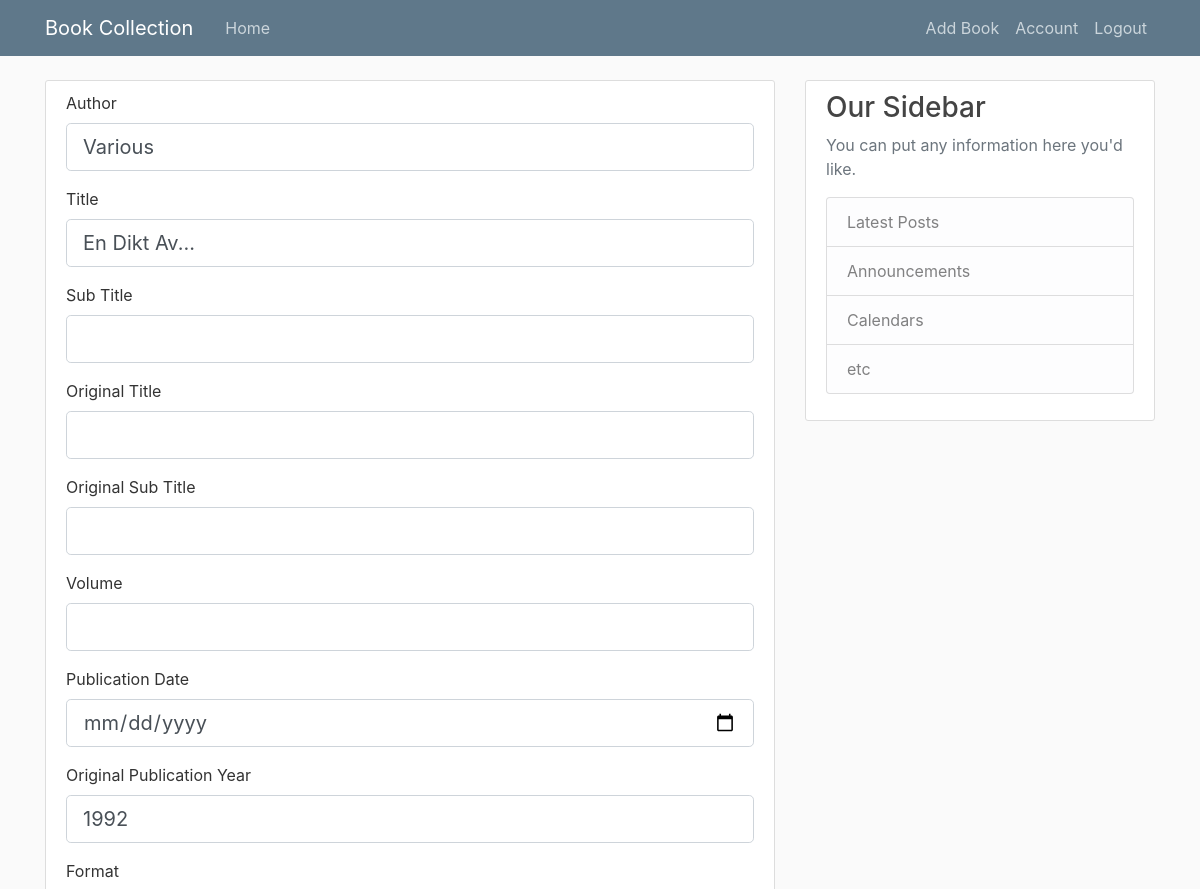
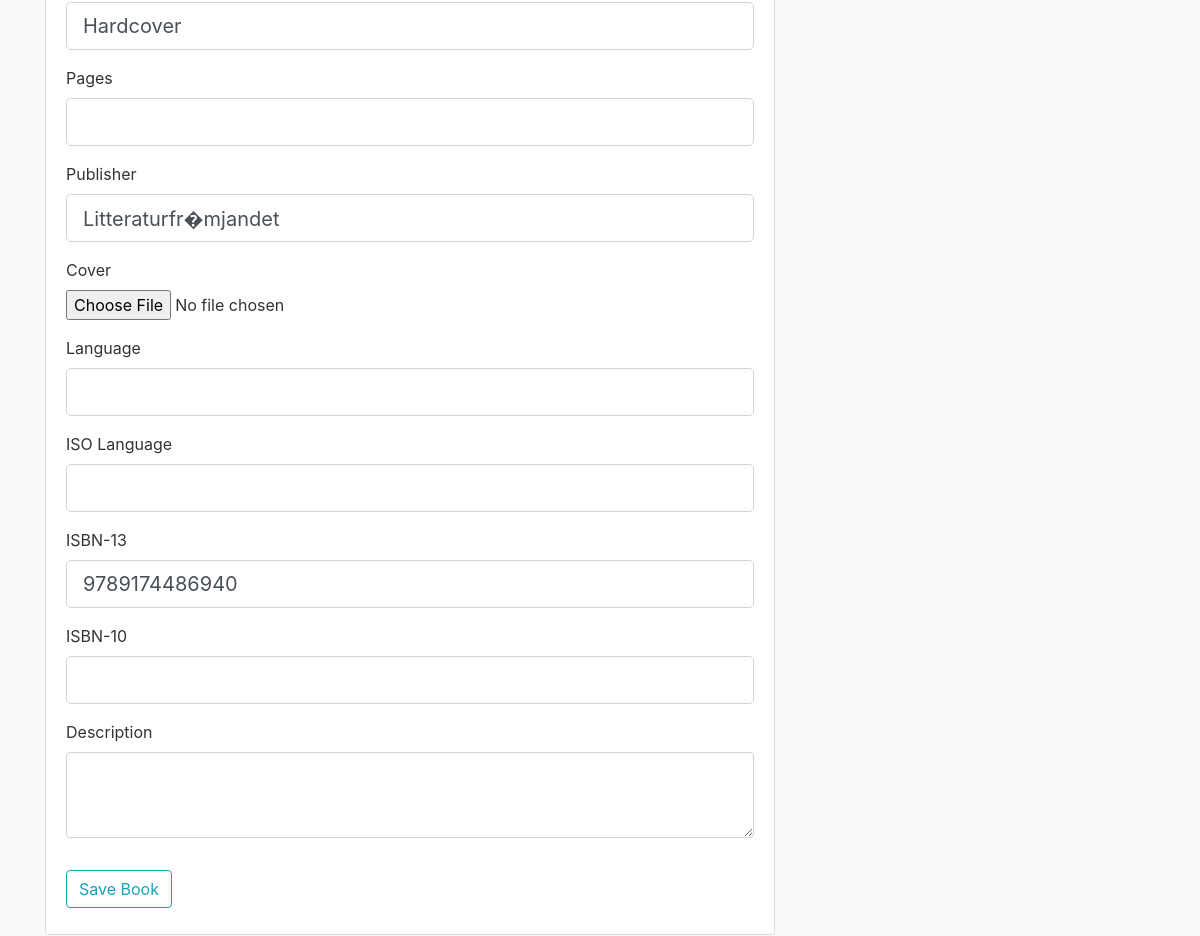
Screenshot of /book/2/update (signed in) with the database file from the repository (2 pictures, top to bottom).
### flask_collection/models.py (models this page shows, shortened)
class Book(db.Model):
    id = db.Column(db.Integer, primary_key=True)
    author = db.Column(db.String(50), nullable=False)
    title = db.Column(db.String(50), nullable=False)
    sub_title = db.Column(db.String(50))
    org_title = db.Column(db.String(50))
    org_sub_title = db.Column(db.String(50))
    volume = db.Column(db.Integer)
    publication_date = db.Column(db.DateTime)
    org_publication_year = db.Column(db.String(4))
    print_format = db.Column(db.String(20))
    pages = db.Column(db.Integer)
    publisher = db.Column(db.String(20))
    cover = db.Column(db.String(20), default='placeholder.png')
    language = db.Column(db.String(20))
    language_iso = db.Column(db.String(2))
    isbn_13 = db.Column(db.String(13))
    isbn_10 = db.Column(db.String(10))
    description = db.Column(db.Text)

### flask_collection/routes.py (the view)
@app.route('/book/<book_id>/update', methods=['GET', 'POST'])
@login_required
def update_book(book_id):
    book = Book.query.get_or_404(book_id)
    form = BookForm()
    if form.validate_on_submit():
        book.author = form.author.data
        book.title = form.title.data
        book.sub_title = form.sub_title.data
        book.org_title = form.org_title.data
        book.org_sub_title = form.org_sub_title.data
        book.volume = form.volume.data
        book.publication_date = form.publication_date.data
        book.org_publication_year = form.org_publication_year.data
        book.print_format = form.print_format.data
        book.pages = form.pages.data
        book.publisher = form.publisher.data
        if form.cover.data:
            book.cover = form.cover.data.filename
        book.language = form.language.data
        book.language_iso = form.language_iso.data
        book.isbn_13 = form.isbn_13.data
        book.isbn_10 = form.isbn_10.data
        book.description = form.description.data
        db.session.commit()
        flash(f'Book updated!', 'success')
        return redirect(url_for('view_book', book_id=book.id))
    elif request.method == 'GET':
        form.author.data = book.author
        form.title.data = book.title
        form.sub_title.data = book.sub_title
        form.org_title.data = book.org_title
        form.org_sub_title.data = book.org_sub_title
        form.volume.data = book.volume
        form.publication_date.data = book.publication_date
        form.org_publication_year.data = book.org_publication_year
        form.print_format.data = book.print_format
        form.pages.data = book.pages
        form.publisher.data = book.publisher
        form.cover.data = book.cover # TODO: This needs some fix since nothing is showing
        form.language.data = book.language
        form.language_iso.data = book.language_iso
        form.isbn_13.data = book.isbn_13
        form.isbn_10.data = book.isbn_10
        form.description.data = book.description
    return render_template('add_book.html', title='Update Book', form=form)

### flask_collection/models.py (called while the page is built)
@login_manager.user_loader
def load_user(user_id):
    return User.query.get(int(user_id))

### flask_collection/templates/add_book.html (shortened to what this page needs)
{% extends "layout.html" %}
{% block content %}
    <div class="content-section">
        <form method="POST" action="" enctype="multipart/form-data">
            <fieldset class="form-group">
                <div class="form-group">
                    {{ form.author.label(class="form-control-label") }}
                    {% if form.author.errors %}
                        {{ form.author(class="form-control form-control-lg is-invalid") }}
                        <div class="invalid-feedback">
                            {% for error in form.author.errors %}
                                <span>{{ error }}</span>
                            {% endfor %}
                        </div>
                    {% else %}
                        {{ form.author(class="form-control form-control-lg") }}
                    {% endif %}
                </div>
                <div class="form-group">
                    {{ form.title.label(class="form-control-label") }}
                    {% if form.title.errors %}
                        {{ form.title(class="form-control form-control-lg is-invalid") }}
                        <div class="invalid-feedback">
                            {% for error in form.title.errors %}
                                <span>{{ error }}</span>
                            {% endfor %}
                        </div>
                    {% else %}
                        {{ form.title(class="form-control form-control-lg") }}
                    {% endif %}
                </div>
                <div class="form-group">
                    {{ form.sub_title.label(class="form-control-label") }}
                    {% if form.sub_title.errors %}
                        {{ form.sub_title(class="form-control form-control-lg is-invalid") }}
                        <div class="invalid-feedback">
                            {% for error in form.sub_title.errors %}
                                <span>{{ error }}</span>
                            {% endfor %}
                        </div>
                    {% else %}
                        {{ form.sub_title(class="form-control form-control-lg") }}
                    {% endif %}
                </div>
                <div class="form-group">
                    {{ form.org_title.label(class="form-control-label") }}
                    {% if form.org_title.errors %}
                        {{ form.org_title(class="form-control form-control-lg is-invalid") }}
                        <div class="invalid-feedback">
                            {% for error in form.org_title.errors %}
                                <span>{{ error }}</span>
                            {% endfor %}
                        </div>
                    {% else %}
                        {{ form.org_title(class="form-control form-control-lg") }}
                    {% endif %}
                </div>
                <div class="form-group">
                    {{ form.org_sub_title.label(class="form-control-label") }}
                    {% if form.org_sub_title.errors %}
                        {{ form.org_sub_title(class="form-control form-control-lg is-invalid") }}
                        <div class="invalid-feedback">
                            {% for error in form.org_sub_title.errors %}
                                <span>{{ error }}</span>
                            {% endfor %}
                        </div>
                    {% else %}
                        {{ form.org_sub_title(class="form-control form-control-lg") }}
                    {% endif %}
                </div>
                <div class="form-group">
                    {{ form.volume.label(class="form-control-label") }}
                    {% if form.volume.errors %}
                        {{ form.volume(class="form-control form-control-lg is-invalid") }}
                        <div class="invalid-feedback">
                            {% for error in form.volume.errors %}
                                <span>{{ error }}</span>
                            {% endfor %}
                        </div>
                    {% else %}
                        {{ form.volume(class="form-control form-control-lg") }}
                    {% endif %}
                </div>
                <div class="form-group">
                    {{ form.publication_date.label(class="form-control-label") }}
                    {% if form.publication_date.errors %}
                        {{ form.publication_date(class="form-control form-control-lg is-invalid") }}
                        <div class="invalid-feedback">
                            {% for error in form.publication_date.errors %}
                                <span>{{ error }}</span>
                            {% endfor %}
                        </div>
                    {% else %}
                        {{ form.publication_date(class="form-control form-control-lg") }}
                    {% endif %}
                </div>
                <div class="form-group">
                    {{ form.org_publication_year.label(class="form-control-label") }}
                    {% if form.org_publication_year.errors %}
                        {{ form.org_publication_year(class="form-control form-control-lg is-invalid") }}
                        <div class="invalid-feedback">
                            {% for error in form.org_publication_year.errors %}
                                <span>{{ error }}</span>
                            {% endfor %}
                        </div>
                    {% else %}
                        {{ form.org_publication_year(class="form-control form-control-lg") }}
                    {% endif %}
                </div>
                <div class="form-group">
                    {{ form.print_format.label(class="form-control-label") }}
                    {% if form.print_format.errors %}
                        {{ form.print_format(class="form-control form-control-lg is-invalid") }}
                        <div class="invalid-feedback">
                            {% for error in form.print_format.errors %}
                                <span>{{ error }}</span>
                            {% endfor %}
                        </div>
                    {% else %}
                        {{ form.print_format(class="form-control form-control-lg") }}
                    {% endif %}
                </div>
                <div class="form-group">
                    {{ form.pages.label(class="form-control-label") }}
                    {% if form.pages.errors %}
                        {{ form.pages(class="form-control form-control-lg is-invalid") }}
                        <div class="invalid-feedback">
                            {% for error in form.pages.errors %}
                                <span>{{ error }}</span>
                            {% endfor %}
                        </div>
                    {% else %}
                        {{ form.pages(class="form-control form-control-lg") }}
                    {% endif %}
                </div>
                <div class="form-group">
                    {{ form.publisher.label(class="form-control-label") }}
                    {% if form.publisher.errors %}
                        {{ form.publisher(class="form-control form-control-lg is-invalid") }}
                        <div class="invalid-feedback">
                            {% for error in form.publisher.errors %}
                                <span>{{ error }}</span>
                            {% endfor %}
                        </div>
                    {% else %}
                        {{ form.publisher(class="form-control form-control-lg") }}
                    {% endif %}
                </div>
                <div class="form-group">
                    {{ form.cover.label(class="form-control-label") }}
                    {{ form.cover(class="form-control-file") }}
                </div>
                <div class="form-group">
                    {{ form.language.label(class="form-control-label") }}
                    {% if form.language.errors %}
                        {{ form.language(class="form-control form-control-lg is-invalid") }}
                        <div class="invalid-feedback">
                            {% for error in form.language.errors %}
                                <span>{{ error }}</span>
                            {% endfor %}
                        </div>
                    {% else %}
                        {{ form.language(class="form-control form-control-lg") }}
                    {% endif %}
                </div>
                <div class="form-group">
                    {{ form.language_iso.label(class="form-control-label") }}
                    {% if form.language_iso.errors %}
                        {{ form.language_iso(class="form-control form-control-lg is-invalid") }}
                        <div class="invalid-feedback">
                            {% for error in form.language_iso.errors %}
                                <span>{{ error }}</span>
                            {% endfor %}
                        </div>
                    {% else %}
                        {{ form.language_iso(class="form-control form-control-lg") }}
                    {% endif %}
                </div>
                <div class="form-group">
                    {{ form.isbn_13.label(class="form-control-label") }}
                    {% if form.isbn_13.errors %}
                        {{ form.isbn_13(class="form-control form-control-lg is-invalid") }}
                        <div class="invalid-feedback">
                            {% for error in form.isbn_13.errors %}
                                <span>{{ error }}</span>
                            {% endfor %}
                        </div>
                    {% else %}
                        {{ form.isbn_13(class="form-control form-control-lg") }}
                    {% endif %}
                </div>
                <div class="form-group">
                    {{ form.isbn_10.label(class="form-control-label") }}
                    {% if form.isbn_10.errors %}
                        {{ form.isbn_10(class="form-control form-control-lg is-invalid") }}
                        <div class="invalid-feedback">
                            {% for error in form.isbn_10.errors %}
                                <span>{{ error }}</span>
                            {% endfor %}
                        </div>
                    {% else %}
                        {{ form.isbn_10(class="form-control form-control-lg") }}
                    {% endif %}
                </div>
                <div class="form-group">
                    {{ form.description.label(class="form-control-label") }}
                    {{ form.description(class="form-control", rows="3") }}
                </div>
            </fieldset>
            <div class="form-group">
                {{ form.submit(class="btn btn-outline-info") }}
            </div>
        </form>
    </div>
{% endblock content %}

### flask_collection/static/main.css (style rules this page uses)
body { background: #fafafa; color: #333333; margin-top: 5rem; }
.content-section { background: #ffffff; padding: 10px 20px; border: 1px solid #dddddd; border-radius: 3px; margin-bottom: 20px; }

### rows the page displays
Book: author "Various", title "En Dikt Av...", org_publication_year "1992", print_format "Hardcover", publisher "Litteraturfr�mjandet", isbn_13 "9789174486940"
